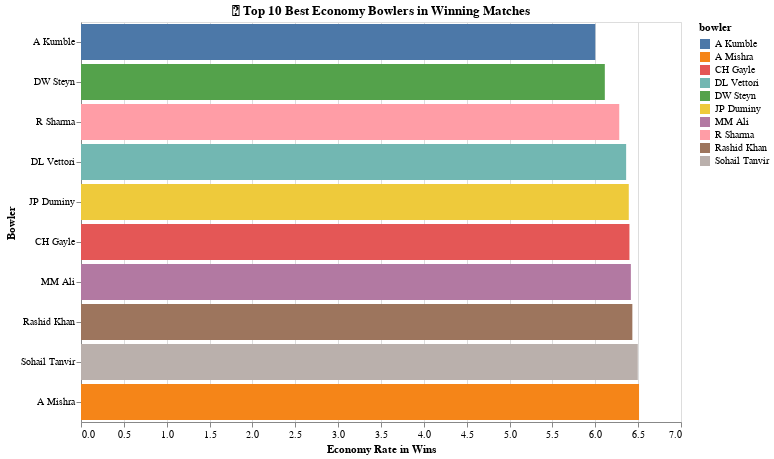

Source (notebook cell):
### Code cell
# Bowler economy in winning matches
bowler_wins = combined_df[combined_df['winner'] == combined_df['bowling_team']]
bowler_stats = bowler_wins.groupby('bowler').agg(
    total_runs=('total_runs', 'sum'),
    balls_bowled=('ball', 'count')
).reset_index()

bowler_stats['overs'] = bowler_stats['balls_bowled'] / 6
bowler_stats['economy'] = bowler_stats['total_runs'] / bowler_stats['overs']

# Serious bowlers only
bowler_stats = bowler_stats[bowler_stats['overs'] >= 30]

# Top 10 best economy
best_economy = bowler_stats.sort_values('economy').head(10)

# Plot
chart2 = alt.Chart(best_economy).mark_bar().encode(
    x=alt.X('economy:Q', title='Economy Rate in Wins'),
    y=alt.Y('bowler:N', sort='x', title='Bowler'),
    color='bowler:N',
    tooltip=['bowler:N', 'economy:Q', 'overs:Q']
).properties(
    title="🎯 Top 10 Best Economy Bowlers in Winning Matches",
    width=600,
    height=400
)

chart2

### Figure 1 — Vega-Lite specification as saved in the notebook (floating-point values rounded to 4 significant figures)
{"config": {"view": {"continuousWidth": 300, "continuousHeight": 300}}, "data": {"name": "data-55d0733e4e6cee071200b05d812fc827"}, "mark": {"type": "bar"}, "encoding": {"color": {"field": "bowler", "type": "nominal"}, "tooltip": [{"field": "bowler", "type": "nominal"}, {"field": "economy", "type": "quantitative"}, {"field": "overs", "type": "quantitative"}], "x": {"field": "economy", "title": "Economy Rate in Wins", "type": "quantitative"}, "y": {"field": "bowler", "sort": "x", "title": "Bowler", "type": "nominal"}}, "height": 400, "title": "🎯 Top 10 Best Economy Bowlers in Winning Matches", "width": 600, "$schema": "https://vega.github.io/schema/vega-lite/v5.8.0.json", "datasets": {"data-55d0733e4e6cee071200b05d812fc827": [{"bowler": "A Kumble", "total_runs": 467, "balls_bowled": 467, "overs": 77.83, "economy": 6.0}, {"bowler": "DW Steyn", "total_runs": 989, "balls_bowled": 971, "overs": 161.8, "economy": 6.111}, {"bowler": "R Sharma", "total_runs": 292, "balls_bowled": 279, "overs": 46.5, "economy": 6.28}, {"bowler": "DL Vettori", "total_runs": 477, "balls_bowled": 450, "overs": 75.0, "economy": 6.36}, {"bowler": "JP Duminy", "total_runs": 278, "balls_bowled": 261, "overs": 43.5, "economy": 6.391}, {"bowler": "CH Gayle", "total_runs": 273, "balls_bowled": 256, "overs": 42.67, "economy": 6.398}, {"bowler": "MM Ali", "total_runs": 340, "balls_bowled": 318, "overs": 53.0, "economy": 6.415}, {"bowler": "Rashid Khan", "total_runs": 1636, "balls_bowled": 1526, "overs": 254.3, "economy": 6.433}, {"bowler": "Sohail Tanvir", "total_runs": 262, "balls_bowled": 242, "overs": 40.33, "economy": 6.496}, {"bowler": "A Mishra", "total_runs": 1862, "balls_bowled": 1716, "overs": 286.0, "economy": 6.51}]}}
